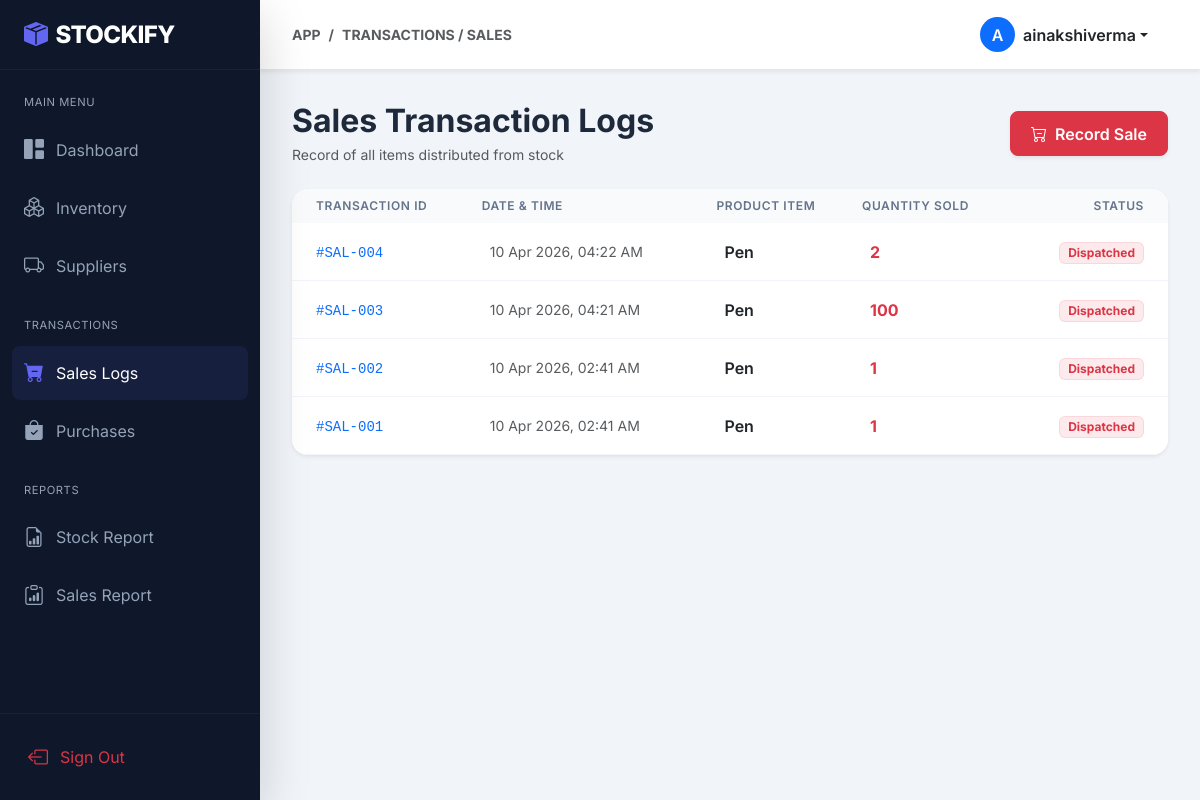
/transactions/sales-history/ (signed in), run on the app's committed database.
### inventory/models.py (models this page shows, shortened)
class Sale(models.Model):
    product = models.ForeignKey(Product, on_delete=models.CASCADE)
    quantity_sold = models.IntegerField()
    date = models.DateTimeField(auto_now_add=True)
    user = models.ForeignKey(User, on_delete=models.CASCADE)

class Product(models.Model):
    name = models.CharField(max_length=100)
    description = models.TextField(blank=True, null=True)
    price = models.DecimalField(max_digits=10, decimal_places=2)
    quantity = models.IntegerField()
    threshold = models.IntegerField(default=10)
    category = models.CharField(max_length=50)
    supplier = models.ForeignKey(Supplier, on_delete=models.SET_NULL, null=True, blank=True)
    user = models.ForeignKey(User, on_delete=models.CASCADE)
    created_at = models.DateTimeField(auto_now_add=True)
    updated_at = models.DateTimeField(auto_now=True)

### inventory/views.py (the view)
# urls.py: path('transactions/sales-history/', views.sales_history, name='sales_history'),
@login_required
def sales_history(request):
    sales = Sale.objects.filter(user=request.user).order_by('-date')
    return render(request, 'sales_history.html', {'sales': sales})

### templates/sales_history.html (shortened to what this page needs)
{% extends 'base.html' %}
{% block breadcrumb %}Transactions / Sales{% endblock %}
{% block content %}
<div class="d-flex justify-content-between align-items-center mb-4">
    <div>
        <h2 class="fw-bold mb-1">Sales Transaction Logs</h2>
        <p class="text-muted small mb-0">Record of all items distributed from stock</p>
    </div>
    <a href="{% url 'record_sale' %}" class="btn btn-danger d-flex align-items-center shadow-sm">
        <i class="bi bi-cart-dash me-2"></i> Record Sale
    </a>
</div>
<div class="card border-0 shadow-sm overflow-hidden">
    <div class="table-responsive">
        <table class="table table-hover align-middle mb-0">
            <thead>
                <tr>
                    <th class="ps-4">Transaction ID</th>
                    <th>Date & Time</th>
                    <th>Product Item</th>
                    <th>Quantity Sold</th>
                    <th class="text-end pe-4">Status</th>
                </tr>
            </thead>
            <tbody>
                {% for sale in sales %}
                <tr>
                    <td class="ps-4 py-3"><code class="text-primary small">#SAL-{{ sale.id|stringformat:"03d" }}</code>
                    </td>
                    <td class="small text-muted">{{ sale.date|date:"d M Y, h:i A" }}</td>
                    <td class="fw-semibold">{{ sale.product.name }}</td>
                    <td class="fw-bold text-danger">{{ sale.quantity_sold }}</td>
                    <td class="text-end pe-4"><span
                            class="badge bg-danger bg-opacity-10 text-danger border border-danger border-opacity-10 px-2 py-1">Dispatched</span>
                    </td>
                </tr>
                {% empty %}
                <tr>
                    <td colspan="5" class="text-center py-5 text-muted">No sales recordings available.</td>
                </tr>
                {% endfor %}
            </tbody>
        </table>
    </div>
</div>
{% endblock %}

### templates/base.html (shortened to what this page needs)
{% load static %}
<!DOCTYPE html>
<html lang="en">
<head>
    <link href="https://cdn.jsdelivr.net/npm/bootstrap@5.3.0/dist/css/bootstrap.min.css" rel="stylesheet">
    <link rel="stylesheet" href="https://cdn.jsdelivr.net/npm/bootstrap-icons@1.11.0/font/bootstrap-icons.css">
    <link rel="stylesheet" href="{% static 'css/style.css' %}">
</head>
<body>
    <aside class="sidebar shadow-lg" id="sidebar">
        <div class="sidebar-header">
            <a href="{% url 'dashboard' %}" class="sidebar-brand">
                <i class="bi bi-box-seam-fill me-2"></i>
                <span>STOCKIFY</span>
            </a>
        </div>
        <nav class="sidebar-nav">
            <div class="nav-label">Main Menu</div>
            <div class="nav-item">
                <a href="{% url 'dashboard' %}"
                    class="nav-link {% if request.resolver_match.url_name == 'dashboard' %}active{% endif %}">
                    <i class="bi bi-grid-1x2-fill"></i>
                    <span>Dashboard</span>
                </a>
            </div>
            <div class="nav-item">
                <a href="{% url 'product_list' %}" class="nav-link {% if 'product' in request.path %}active{% endif %}">
                    <i class="bi bi-boxes"></i>
                    <span>Inventory</span>
                </a>
            </div>
            <div class="nav-item">
                <a href="{% url 'supplier_list' %}"
                    class="nav-link {% if 'supplier' in request.path %}active{% endif %}">
                    <i class="bi bi-truck"></i>
                    <span>Suppliers</span>
                </a>
            </div>
            <div class="nav-label mt-4">Transactions</div>
            <div class="nav-item">
                <a href="{% url 'sales_history' %}" class="nav-link {% if 'sale' in request.path %}active{% endif %}">
                    <i class="bi bi-cart-dash-fill"></i>
                    <span>Sales Logs</span>
                </a>
            </div>
            <div class="nav-item">
                <a href="{% url 'purchase_history' %}"
                    class="nav-link {% if 'purchase' in request.path %}active{% endif %}">
                    <i class="bi bi-bag-check-fill"></i>
                    <span>Purchases</span>
                </a>
            </div>
            <div class="nav-label mt-4">Reports</div>
            <div class="nav-item">
                <a href="{% url 'inventory_report' %}"
                    class="nav-link {% if 'inventory_report' in request.path %}active{% endif %}">
                    <i class="bi bi-file-earmark-bar-graph"></i>
                    <span>Stock Report</span>
                </a>
            </div>
            <div class="nav-item">
                <a href="{% url 'sales_report' %}"
                    class="nav-link {% if 'sales_report' in request.path %}active{% endif %}">
                    <i class="bi bi-clipboard-data"></i>
                    <span>Sales Report</span>
                </a>
            </div>
        </nav>
        <div class="sidebar-footer p-3 border-top border-secondary border-opacity-10">
            <a href="{% url 'logout' %}" class="nav-link text-danger">
                <i class="bi bi-box-arrow-left"></i>
                <span>Sign Out</span>
            </a>
        </div>
    </aside>
    <div class="wrapper">
        <header class="topbar sticky-top shadow-sm">
            <div class="d-flex align-items-center">
                <nav aria-label="breadcrumb" class="d-none d-md-block">
                    <ol class="breadcrumb mb-0">
                        <li class="breadcrumb-item small text-uppercase text-muted fw-bold">App</li>
                        <li class="breadcrumb-item small text-uppercase fw-bold active" aria-current="page">
                            {% block breadcrumb %}Overview{% endblock %}
                        </li>
                    </ol>
                </nav>
            </div>
            <div class="d-flex align-items-center">
                <div class="dropdown">
                    <button class="btn btn-white border-0 dropdown-toggle d-flex align-items-center" type="button"
                        data-bs-toggle="dropdown">
                        <div class="rounded-circle bg-primary text-white p-2 me-2 d-flex align-items-center justify-content-center"
                            style="width: 35px; height: 35px;">
                            {{ user.username|first|upper }}
                        </div>
                        <span class="d-none d-sm-inline fw-semibold text-dark">{{ user.username }}</span>
                    </button>
                </div>
            </div>
        </header>
        <main class="content-area">
            {% block content %}
            {% endblock %}
        </main>
    </div>
</body>
</html>

### static/css/style.css (style rules this page uses)
:root { --primary: #6366f1; --primary-hover: #4f46e5; --secondary: #64748b; --success: #10b981; --danger: #ef4444; --warning: #f59e0b; --info: #3b82f6; --dark: #0f172a; --light: #f8fafc; --white: #ffffff; --sidebar-width: 260px; --topbar-height: 70px; --transition: all 0.3s cubic-bezier(0.4, 0, 0.2, 1); }
body { background-color: #f1f5f9; font-family: 'Inter', system-ui, -apple-system, sans-serif; color: #1e293b; overflow-x: hidden; }
.sidebar { width: var(--sidebar-width); height: 100vh; position: fixed; top: 0; left: 0; background: var(--dark); color: var(--white); transition: var(--transition); z-index: 1040; display: flex; flex-direction: column; }
.sidebar-header { height: var(--topbar-height); display: flex; align-items: center; padding: 0 1.5rem; border-bottom: 1px solid rgba(255, 255, 255, 0.05); }
.sidebar-brand { font-size: 1.5rem; font-weight: 800; color: var(--white); text-decoration: none; letter-spacing: -0.025em; display: flex; align-items: center; }
.sidebar-brand i { color: var(--primary); }
.sidebar-nav { flex-grow: 1; padding: 1.5rem 0.75rem; overflow-y: auto; }
.nav-label { font-size: 0.7rem; text-transform: uppercase; letter-spacing: 0.05em; color: #94a3b8; margin-bottom: 0.75rem; padding: 0 0.75rem; }
.nav-item { margin-bottom: 0.25rem; }
.nav-link { display: flex; align-items: center; padding: 0.75rem; color: #94a3b8; text-decoration: none; border-radius: 0.5rem; transition: var(--transition); }
.nav-link i { font-size: 1.25rem; margin-right: 0.75rem; transition: var(--transition); }
.nav-link:hover, .nav-link.active { background: rgba(99, 102, 241, 0.1); color: var(--white); }
.nav-link.active i, .nav-link:hover i { color: var(--primary); }
.wrapper { margin-left: var(--sidebar-width); transition: var(--transition); }
.topbar { height: var(--topbar-height); background: var(--white); border-bottom: 1px solid #e2e8f0; display: flex; align-items: center; justify-content: space-between; padding: 0 2rem; position: sticky; top: 0; z-index: 1030; }
.content-area { padding: 2rem; }
.card { border: none; border-radius: 1rem; box-shadow: 0 4px 6px -1px rgb(0 0 0 / 0.1), 0 2px 4px -2px rgb(0 0 0 / 0.1); transition: var(--transition); overflow: hidden; }
.table th { background: #f8fafc; color: #64748b; font-weight: 600; text-transform: uppercase; font-size: 0.75rem; letter-spacing: 0.05em; border: none; }
.table td { border-color: #f1f5f9; padding: 1rem; }
.btn { padding: 0.6rem 1.25rem; border-radius: 0.5rem; font-weight: 600; transition: var(--transition); }

### data on the page
Sale: id "004", date "10 Apr 2026, 04:22 AM", product.name "Pen", quantity_sold "2"
Sale: id "003", date "10 Apr 2026, 04:21 AM", product.name "Pen", quantity_sold "100"
Sale: id "002", date "10 Apr 2026, 02:41 AM", product.name "Pen", quantity_sold "1"
Sale: id "001", date "10 Apr 2026, 02:41 AM", product.name "Pen", quantity_sold "1"

### other printed values
{{ user.username|first|upper }} "A"
{{ user.username }} "ainakshiverma"
